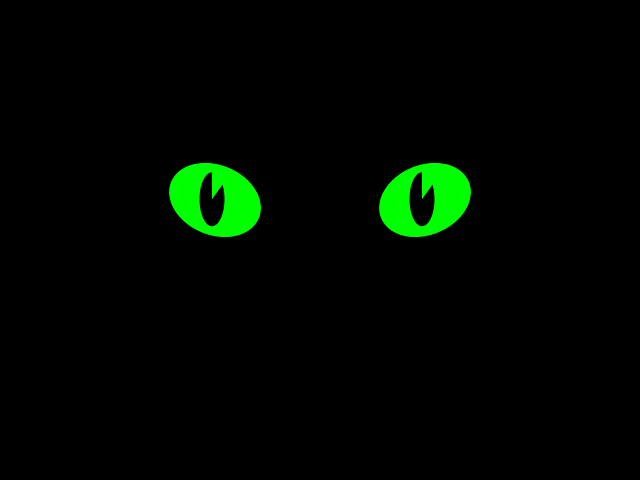
Frame 1 (no input)
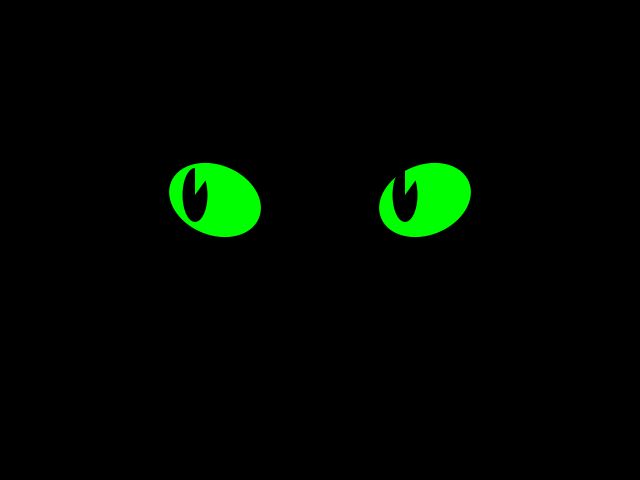
Frame 60 (the mouse pressed at the canvas centre just before this capture)
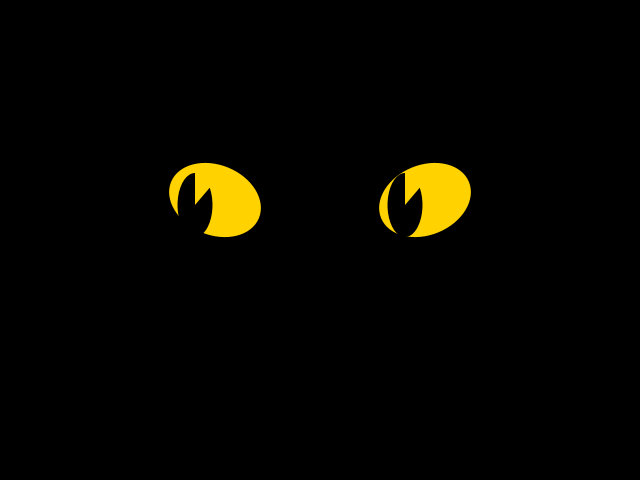
Frame 120 (the mouse held since frame 60 and released just before this capture)

The Processing sketch that drew these frames (run headless with seeded random() and noise(); from frame 60 on, the mouse is pressed at the canvas centre):

// Processing sketch: processing_7197
// ── processing_7197.pde

float mx = 425;
float my = 200;
float bulge = 0;
float leftdist;
float rightdist;
float fillr;
float fillg;
float fillb;


void setup() {
  size(640,480);


}

void draw() {

      
  background(0);

  smooth();
  noStroke();
  //eye color
     if(mousePressed) {
    fillr = 255;
    fillg = 210;
    fillb = 0;
  }
  else{
  fillr = mouseX/5;
  fillg = 255;
  fillb = mouseY/2; 
  }
  
  
  fill(fillr,fillg,fillb);
  
  pushMatrix();
  translate(215,200);
  rotate(PI/8);
  ellipse(0,0,95,70);
  popMatrix();
  
  fill(fillr,fillg,fillb);
  pushMatrix();
  translate(425,200);
  rotate(-PI/8);
  ellipse(0,0,95,70);
  popMatrix();


  //pupil movement
  float targetx = constrain(mouseX, 405, 445);
  float targety = constrain(mouseY, 195,205);
  float easing = 0.15;
  mx = mx + (targetx-mx)*easing;
  my = my + (targety-my)*easing;

  fill(0);
  smooth();

  if((mousePressed) && (bulge <= 10)) {
    bulge += 1;
  }
  else{
    if(bulge > 0){
      bulge -= 1;
    }
  }
  leftdist = dist(mouseX, mouseY, mx-210,my);
  rightdist = dist(mouseX,mouseY, mx, my);
  if((rightdist < 50) || (leftdist < 50 )){
    if(bulge > -10){
      bulge -= 1;
    }
  }
  else{
    if(bulge < 0){
      bulge += 1;
    }
  }

  arc(mx,my,25 + bulge,54 + bulge,-PI/2+1,3*PI/2);
  arc(mx-210,my,25 + bulge,54 + bulge,-PI/2+1,3*PI/2);



}
